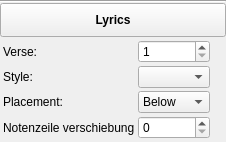
<?xml version="1.0" encoding="UTF-8"?>
<ui version="4.0">
 <class>InspectorLyric</class>
 <widget class="QWidget" name="InspectorLyric">
  <property name="geometry">
   <rect>
    <x>0</x>
    <y>0</y>
    <width>209</width>
    <height>142</height>
   </rect>
  </property>
  <property name="accessibleName">
   <string>Lyrics Inspector</string>
  </property>
  <layout class="QVBoxLayout" name="verticalLayout">
   <property name="spacing">
    <number>0</number>
   </property>
   <property name="leftMargin">
    <number>0</number>
   </property>
   <property name="topMargin">
    <number>0</number>
   </property>
   <property name="rightMargin">
    <number>0</number>
   </property>
   <property name="bottomMargin">
    <number>0</number>
   </property>
   <item>
    <widget class="QFrame" name="frame">
     <property name="frameShape">
      <enum>QFrame::HLine</enum>
     </property>
     <property name="frameShadow">
      <enum>QFrame::Sunken</enum>
     </property>
    </widget>
   </item>
   <item>
    <widget class="QToolButton" name="title">
     <property name="sizePolicy">
      <sizepolicy hsizetype="Preferred" vsizetype="Preferred">
       <horstretch>0</horstretch>
       <verstretch>0</verstretch>
      </sizepolicy>
     </property>
     <property name="font">
      <font>
       <weight>75</weight>
       <bold>true</bold>
      </font>
     </property>
     <property name="text">
      <string>Lyrics</string>
     </property>
    </widget>
   </item>
   <item>
    <widget class="QWidget" name="panel" native="true">
     <layout class="QGridLayout" name="gridLayout">
      <property name="leftMargin">
       <number>3</number>
      </property>
      <property name="topMargin">
       <number>3</number>
      </property>
      <property name="rightMargin">
       <number>3</number>
      </property>
      <property name="bottomMargin">
       <number>3</number>
      </property>
      <property name="spacing">
       <number>3</number>
      </property>
      <item row="1" column="1">
       <widget class="QComboBox" name="style">
        <property name="sizePolicy">
         <sizepolicy hsizetype="Expanding" vsizetype="Fixed">
          <horstretch>0</horstretch>
          <verstretch>0</verstretch>
         </sizepolicy>
        </property>
        <property name="accessibleName">
         <string>Style</string>
        </property>
       </widget>
      </item>
      <item row="1" column="2">
       <widget class="Ms::ResetButton" name="resetStyle" native="true">
        <property name="sizePolicy">
         <sizepolicy hsizetype="Fixed" vsizetype="Preferred">
          <horstretch>0</horstretch>
          <verstretch>0</verstretch>
         </sizepolicy>
        </property>
        <property name="accessibleName">
         <string>Reset 'Style' value</string>
        </property>
       </widget>
      </item>
      <item row="3" column="0">
       <widget class="QLabel" name="label">
        <property name="text">
         <string>Placement:</string>
        </property>
        <property name="alignment">
         <set>Qt::AlignLeading|Qt::AlignLeft|Qt::AlignVCenter</set>
        </property>
        <property name="buddy">
         <cstring>placement</cstring>
        </property>
       </widget>
      </item>
      <item row="0" column="2">
       <widget class="Ms::ResetButton" name="resetVerse" native="true">
        <property name="sizePolicy">
         <sizepolicy hsizetype="Fixed" vsizetype="Preferred">
          <horstretch>0</horstretch>
          <verstretch>0</verstretch>
         </sizepolicy>
        </property>
        <property name="accessibleName">
         <string>Reset 'Verse' value</string>
        </property>
       </widget>
      </item>
      <item row="0" column="1">
       <widget class="QSpinBox" name="verse">
        <property name="sizePolicy">
         <sizepolicy hsizetype="Expanding" vsizetype="Fixed">
          <horstretch>0</horstretch>
          <verstretch>0</verstretch>
         </sizepolicy>
        </property>
        <property name="accessibleName">
         <string>Verse</string>
        </property>
        <property name="minimum">
         <number>1</number>
        </property>
       </widget>
      </item>
      <item row="4" column="1">
       <widget class="QSpinBox" name="staffshift">
        <property name="sizePolicy">
         <sizepolicy hsizetype="Expanding" vsizetype="Fixed">
          <horstretch>0</horstretch>
          <verstretch>0</verstretch>
         </sizepolicy>
        </property>
        <property name="accessibleName">
         <string>Verse</string>
        </property>
        <property name="minimum">
         <number>0</number>
        </property>
        <property name="value">
         <number>0</number>
        </property>
       </widget>
      </item>
      <item row="1" column="0">
       <widget class="QLabel" name="label_3">
        <property name="text">
         <string>Style:</string>
        </property>
        <property name="alignment">
         <set>Qt::AlignLeading|Qt::AlignLeft|Qt::AlignVCenter</set>
        </property>
        <property name="buddy">
         <cstring>style</cstring>
        </property>
       </widget>
      </item>
      <item row="4" column="0">
       <widget class="QLabel" name="label_4">
        <property name="text">
         <string>Notenzeile verschiebung</string>
        </property>
        <property name="alignment">
         <set>Qt::AlignLeading|Qt::AlignLeft|Qt::AlignVCenter</set>
        </property>
        <property name="buddy">
         <cstring>placement</cstring>
        </property>
       </widget>
      </item>
      <item row="4" column="2">
       <widget class="Ms::ResetButton" name="resetStaffshift" native="true">
        <property name="sizePolicy">
         <sizepolicy hsizetype="Fixed" vsizetype="Preferred">
          <horstretch>0</horstretch>
          <verstretch>0</verstretch>
         </sizepolicy>
        </property>
        <property name="minimumSize">
         <size>
          <width>10</width>
          <height>10</height>
         </size>
        </property>
        <property name="accessibleName">
         <string>Reset 'Placement' value</string>
        </property>
       </widget>
      </item>
      <item row="3" column="1">
       <widget class="QComboBox" name="placement">
        <property name="sizePolicy">
         <sizepolicy hsizetype="Expanding" vsizetype="Fixed">
          <horstretch>0</horstretch>
          <verstretch>0</verstretch>
         </sizepolicy>
        </property>
        <property name="accessibleName">
         <string>Placement</string>
        </property>
        <item>
         <property name="text">
          <string notr="true">Below</string>
         </property>
        </item>
        <item>
         <property name="text">
          <string notr="true">Above</string>
         </property>
        </item>
       </widget>
      </item>
      <item row="0" column="0">
       <widget class="QLabel" name="label_2">
        <property name="text">
         <string>Verse:</string>
        </property>
        <property name="alignment">
         <set>Qt::AlignLeading|Qt::AlignLeft|Qt::AlignVCenter</set>
        </property>
        <property name="buddy">
         <cstring>verse</cstring>
        </property>
       </widget>
      </item>
      <item row="3" column="2">
       <widget class="Ms::ResetButton" name="resetPlacement" native="true">
        <property name="sizePolicy">
         <sizepolicy hsizetype="Fixed" vsizetype="Preferred">
          <horstretch>0</horstretch>
          <verstretch>0</verstretch>
         </sizepolicy>
        </property>
        <property name="accessibleName">
         <string>Reset 'Placement' value</string>
        </property>
       </widget>
      </item>
     </layout>
    </widget>
   </item>
  </layout>
 </widget>
 <customwidgets>
  <customwidget>
   <class>Ms::ResetButton</class>
   <extends>QWidget</extends>
   <header>inspector/resetButton.h</header>
   <container>1</container>
  </customwidget>
 </customwidgets>
 <tabstops>
  <tabstop>verse</tabstop>
  <tabstop>style</tabstop>
  <tabstop>placement</tabstop>
 </tabstops>
 <resources/>
 <connections/>
</ui>
